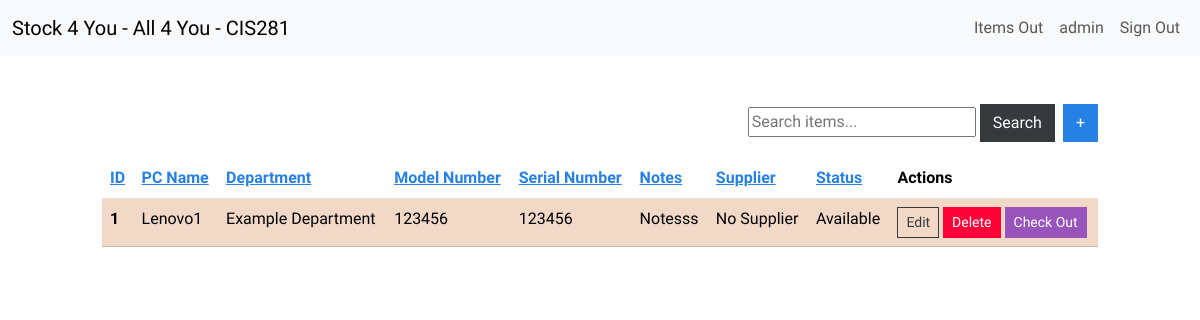
The page /dashboard/ (signed in) on the database its author committed.
### inventory/models.py (models this page shows, shortened)
class InventoryItem(models.Model):
    pc_name = models.CharField(max_length=255)
    domain_user = models.CharField(max_length=200, blank=True, null=True)
    user = models.ForeignKey(User, on_delete=models.CASCADE)
    notes = models.TextField(blank=True, default='')
    barcode = models.CharField(max_length=100, null=True, blank=True)
    department = models.ForeignKey(Department, on_delete=models.SET_NULL, null=True, blank=True)
    device_type = models.CharField(max_length=50, default='Laptop')
    category = models.ForeignKey(Category, on_delete=models.CASCADE, null=True)
    costs = models.DecimalField(max_digits=8, decimal_places=2, default=0.00)
    new_computer = models.BooleanField(default=False)
    date_delivered = models.DateTimeField(blank=True, null=True, default=timezone.now)
    is_computer = models.BooleanField(default=False)  # True for computer, False for laptop
    has_dock = models.BooleanField(default=False)
    has_lcd = models.BooleanField(default=False)
    has_lcd2 = models.BooleanField(default=False)
    has_stand = models.BooleanField(default=False)
    has_keyboard = models.BooleanField(default=False)
    has_cd = models.BooleanField(default=False)
    serial_number = models.CharField(max_length=200)
    model_number = models.CharField(max_length=200)
    supplier = models.ForeignKey(Supplier, on_delete=models.SET_NULL, null=True)
    is_checked_out = models.BooleanField(default=False)
    last_checked_out_by = models.ForeignKey(User, related_name='last_checked_out_items', on_delete=models.SET_NULL, null=True, blank=True)
    last_checked_out_at = models.DateTimeField(null=True, blank=True)
    class Meta:
        permissions = [
            ("can_checkout_items", "Can check out items"),
        ]

class Department(models.Model):
    department = models.CharField(max_length=200, blank=True, null=True)
    class Meta:
        verbose_name = 'department'
        verbose_name_plural = 'departments'

### inventory/views.py (the view, shortened to what this page needs)
# urls.py: path('dashboard/', Dashboard.as_view(), name='dashboard'),  # Main dashboard view
class Dashboard(LoginRequiredMixin, View):
    def get(self, request):
        sort_order = request.GET.get('order', 'asc')
        sort_by = request.GET.get('sort', 'pc_name')  # Default sort field updated to 'pc_name'
        search_query = request.GET.get('search', '')
        items = InventoryItem.objects.filter(user=request.user)
        if sort_order == 'desc':
            sort_by = f'-{sort_by}'
        items = items.order_by(sort_by)
        return render(request, 'inventory/dashboard.html', {
            'items': items,
            'search_query': search_query,
            'next_sort_order': 'desc' if sort_order == 'asc' else 'asc'
        })

### inventory/templates/inventory/dashboard.html (shortened to what this page needs)
{% extends 'inventory/base.html' %}
{% block content %}
<div class="row">
  <div class="col-md-10 col-12 mx-auto mt-5">
    <div class="d-flex justify-content-end mb-3">
      <form method="GET" action="{% url 'dashboard' %}" class="me-2">
        <input type="text" name="search" placeholder="Search items..." value="{{ search_query }}">
        <button type="submit" class="btn btn-secondary">Search</button>
      </form>
      <a href="{% url 'add-item' %}" class="btn btn-primary">+</a>
    </div>
    <table class="table table-hover table-striped">
      <thead>
        <tr>
          <th scope="col"><a href="?sort=id&order={{ next_sort_order }}">ID</a></th>
          <th scope="col"><a href="?sort=pc_name&order={{ next_sort_order }}">PC Name</a></th>
          <th scope="col"><a href="?sort=department&order={{ next_sort_order }}">Department</a></th>
          <th scope="col"><a href="?sort=model_number&order={{ next_sort_order }}">Model Number</a></th>
          <th scope="col"><a href="?sort=serial_number&order={{ next_sort_order }}">Serial Number</a></th>
          <th scope="col"><a href="?sort=notes&order={{ next_sort_order }}">Notes</a></th>
          <th scope="col"><a href="{% url 'dashboard' %}?sort=supplier&order={{ next_sort_order }}">Supplier</a></th>
          <th scope="col"><a href="{% url 'dashboard' %}?sort=is_checked_out&order={{ next_sort_order }}">Status</a></th>
          <th scope="col">Actions</th>
        </tr>
      </thead>
      <tbody>
        {% for item in items %}
          <tr class="table-warning" {% if item.is_checked_out %} table-light {% endif %}>
            <th scope="row">{{ item.id }}</th>
            <td>{{ item.pc_name }}</td>
            <td>
              {% if item.department %}
                {{ item.department.department }}
              {% else %}
                None
              {% endif %}
            </td>
            <td>{{ item.model_number }}</td>
            <td>{{ item.serial_number }}</td>
            <td>
              {% if item.notes %}
                {{ item.notes }}
              {% else %}
                None
              {% endif %}
            </td>
            <td>
              {% if item.supplier %}
                {{ item.supplier.name }}
              {% else %}
                No Supplier
              {% endif %}
            </td>
            <td>
              {% if item.is_checked_out %}
                Checked Out
              {% else %}
                Available
              {% endif %}
            </td>
            <td>
              <a href="{% url 'edit-item' item.id %}" class="btn btn-outline-secondary btn-sm">Edit</a>
              <a href="{% url 'delete-item' item.id %}" class="btn btn-danger btn-sm" onclick="return confirm('Are you sure you want to delete this item?');">Delete</a>
              {% if not item.is_checked_out %}
              <a href="{% url 'checkout_item' item.id %}" class="btn btn-info btn-sm">Check Out</a>
              {% else %}
              <a href="{% url 'return_item' item.id %}" class="btn btn-success btn-sm">Return</a>
              {% endif %}
            </td>
          </tr>
        {% endfor %}
      </tbody>
    </table>
  </div>
</div>
{% endblock content %}

### inventory/templates/inventory/navagation.html (shortened to what this page needs)
<nav class="navbar navbar-expand-lg bg-light">
    <div class="container-fluid">
        <a class="navbar-brand" href="{% url 'index' %}">Stock 4 You - All 4 You - CIS281</a>
        <div class="collapse navbar-collapse justify-content-end" id="navbarNav">
            <ul class="navbar-nav">
                {% if user.is_authenticated %}
                    <li class="nav-item">
                        <a class="btn btn-link nav-link" style="border: none; background: none;" href="{% url 'checked-out-items' %}">Items Out</a>
                    </li>
                    <li class="nav-item">
                        <a class="nav-link" href="#">{{ user.username }}</a>
                    </li>
                    <li class="nav-item">
                        <form action="{% url 'logout' %}" method="post" style="display: inline;">
                            <button type="submit" class="btn btn-link nav-link" style="border: none; background: none;">Sign Out</button>
                        </form>
                    </li>
                {% endif %}
            </ul>
        </div>
    </div>
</nav>

### rows shown on the page
InventoryItem: id "1", pc_name "Lenovo1", department.department "Example Department", model_number "123456", serial_number "123456", notes "Notesss", shows "No Supplier", is_checked_out "Available"

### other values the page prints
{{ user.username }} "admin"
